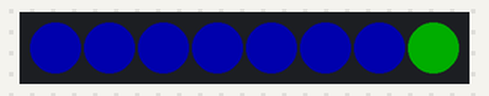
This sketch was run on a simulated ESP32. Parts: 8 RGB LEDs in strip order, left to right. Dim RGB values are drawn brighter than linear; what the sketch prints to the serial monitor is not drawn.

Above: at 3.35 s.
At 7.93 s:
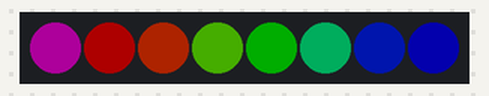
At 12.2 s:
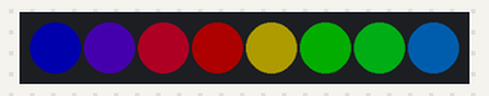
At 21.34 s:
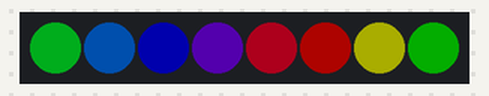
At 30.19 s:
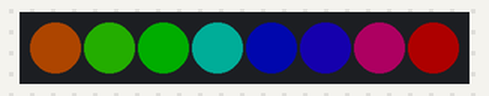
At 39.64 s:
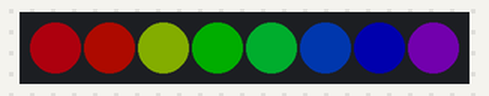
Timing chart, 0 to 40.0 s (numbered marks = the images above):
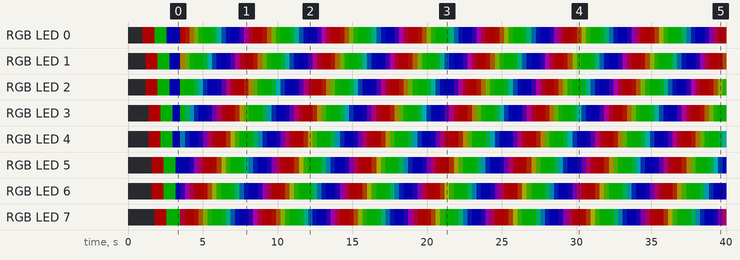

The sketch:

WS2812B_NeoPixel_LED.ino
```cpp
/*
 * 教程：WS2812B NeoPixel LED 灯带
 *
 * 学习目标：
 * 1. 了解 WS2812B 这种"可寻址"LED 的工作原理。
 * 2. 理解 RGB 颜色模型和 GRB 数据顺序。
 * 3. 学会安装 Adafruit NeoPixel 库。
 * 4. 实现彩虹流动、逐个点亮等常见灯效。
 *
 * 需要安装的库：
 * - "Adafruit NeoPixel" by Adafruit
 * 安装方法：
 * Arduino IDE → 项目 → 加载库 → 管理库...，搜索 "Adafruit NeoPixel" 并安装。
 *
 * 硬件连接：
 * - 灯带 5V（或 +） →  外部 5V 电源正极
 * - 灯带 GND（或 -） →  外部 5V 电源负极 并且 连接到 ESP32 GND（共地）
 * - 灯带 DIN（数据输入） →  ESP32 GPIO14
 *
 * 注意：
 * 整条灯带点亮时电流可能很大（每个 LED 全白约 60mA），
 * 不要用 ESP32 的 5V 引脚直接给长灯带供电，否则会导致重启或烧板。
 * 建议使用独立 5V 电源，容量根据 LED 数量计算，并务必共地。
 * DIN 和 ESP32 之间建议串联一个 300Ω ~ 470Ω 电阻，保护第一个 LED 的数据脚。
 */

#include <Adafruit_NeoPixel.h>

// LED_PIN：连接灯带 DIN 的 GPIO。
// GPIO14 是通用 GPIO，选择它是因为 ESP32 的 RMT 外设可以很好地驱动 WS2812B 时序。
#define LED_PIN 14

// LED_COUNT：灯带上 LED 的数量。
// 请根据你实际接的灯带修改这个数字。
#define LED_COUNT 8

// 创建一个 Adafruit_NeoPixel 对象。
// 参数依次是：LED 数量、数据引脚、像素颜色和协议格式。
// NEO_GRB + NEO_KHZ800 表示颜色顺序是绿-红-蓝，数据速率 800kHz，
// 这是 WS2812B 最常见的配置。
Adafruit_NeoPixel strip(LED_COUNT, LED_PIN, NEO_GRB + NEO_KHZ800);

void setup() {
  Serial.begin(115200);
  delay(1000);

  // begin() 初始化灯带，设置引脚和内部缓冲区。
  strip.begin();

  // show() 把当前缓冲区里的颜色发送到灯带上。
  // 刚开始缓冲区全黑，所以这一步相当于熄灭所有 LED。
  strip.show();

  // setBrightness(0~255) 设置整体亮度。
  // 255 最亮，但会很刺眼且耗电；初学者建议先设低一点，比如 50。
  strip.setBrightness(50);

  Serial.println("WS2812B 灯带初始化完成");
}

void loop() {
  // 效果 1：用红色逐个点亮所有 LED。
  // colorWipe(color, wait) 是下面自定义的函数。
  colorWipe(strip.Color(255, 0, 0), 100);  // 红色，间隔 100ms

  // 效果 2：用绿色逐个点亮。
  colorWipe(strip.Color(0, 255, 0), 100);

  // 效果 3：用蓝色逐个点亮。
  colorWipe(strip.Color(0, 0, 255), 100);

  // 效果 4：彩虹流动效果，循环 10 次。
  for (int j = 0; j < 10; j++) {
    rainbow(20);
  }
}

// colorWipe：像擦玻璃一样，用一种颜色从第一个 LED 逐个填满整条灯带。
// color 是目标颜色，wait 是每点亮一个 LED 后等待的时间（毫秒）。
void colorWipe(uint32_t color, int wait) {
  for (int i = 0; i < strip.numPixels(); i++) {
    // setPixelColor(index, color) 设置第 index 个 LED 的颜色。
    strip.setPixelColor(i, color);

    // show() 发送数据到灯带，只有调用后 LED 才会真正变色。
    strip.show();

    delay(wait);
  }
}

// rainbow：彩虹流动效果。
// wait 是每次刷新之间的间隔，越小流动越快。
void rainbow(int wait) {
  // firstPixelHue 控制彩虹的起始色相，每次循环增加 256，实现流动。
  for (long firstPixelHue = 0; firstPixelHue < 3 * 65536; firstPixelHue += 256) {
    for (int i = 0; i < strip.numPixels(); i++) {
      // 给每个 LED 分配不同的色相，形成彩虹渐变。
      int pixelHue = firstPixelHue + (i * 65536L / strip.numPixels());
      strip.setPixelColor(i, strip.gamma32(strip.ColorHSV(pixelHue)));
    }
    strip.show();
    delay(wait);
  }
}

/*
 * 名词解释：
 * 可寻址 LED（Addressable LED）：
 * 每个 LED 内部都有一个控制芯片（WS2812B 里集成了控制芯片和 RGB 芯片）。
 * 数据像"接力赛"一样从第一个 LED 传到下一个，
 * 所以只需要一根数据线就能单独控制每个 LED 的颜色。
 *
 * RGB：
 * 红（Red）、绿（Green）、蓝（Blue）三种颜色的组合。
 * 每个颜色用 0~255 表示亮度，(255, 0, 0) 是纯红，(255, 255, 255) 是白光。
 *
 * GRB：
 * WS2812B 接收数据时颜色顺序是绿、红、蓝，不是常见的 RGB。
 * Adafruit_NeoPixel 库会自动处理这个顺序，我们只需要在初始化时指定 NEO_GRB。
 *
 * HSV（Hue, Saturation, Value）：
 * 色相、饱和度、亮度。Hue 是颜色种类（0~65535），Saturation 是鲜艳程度，
 * Value 是明暗。彩虹效果就是通过连续变化 Hue 实现的。
 */

/*
 * 扩展练习：
 * 1. 写一个呼吸灯效果，让 LED 亮度从 0 渐变到 255 再变回 0。
 * 2. 用串口输入 RGB 值，实时改变灯带颜色。
 * 3. 结合麦克风或声音传感器，做一个随声音跳动的频谱灯。
 */
```

Measured:
- by itself, RGB LED 0: off → RGB(50, 0, 0) at 1.0 s, → RGB(0, 50, 0) 0.80 s later, → RGB(0, 0, 50) 0.80 s later, → RGB(50, 0, 0) 0.90 s later, … (116 changes in this stretch)
- by itself, RGB LED 2: off → RGB(50, 0, 0) at 1.2 s, → RGB(0, 50, 0) 0.80 s later, → RGB(0, 0, 50) 0.80 s later, → RGB(4, 50, 0) 0.70 s later, … (117 changes in this stretch)
